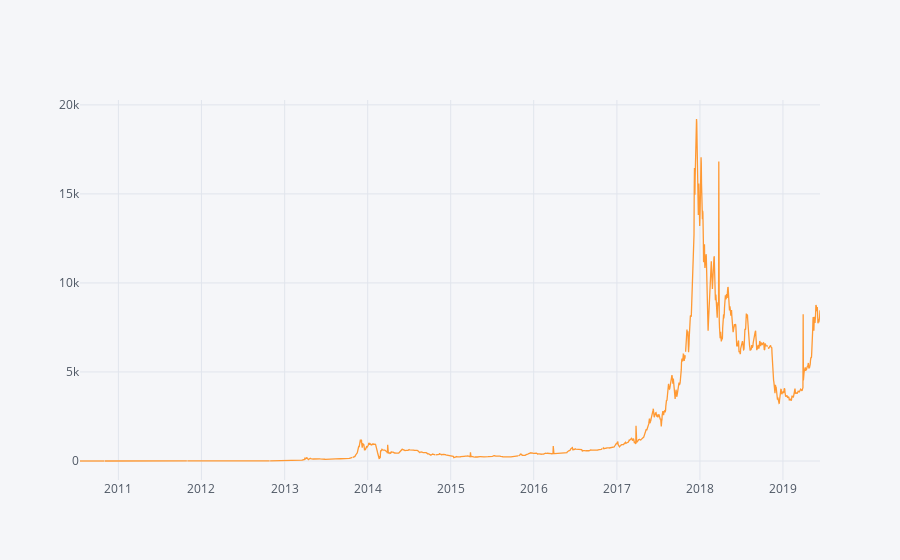
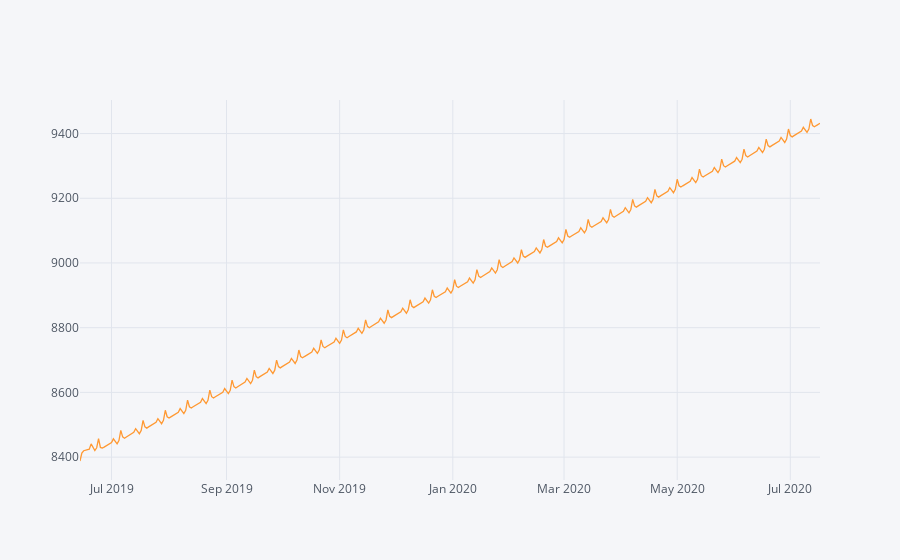

The code cell stored with these charts, in order, in its notebook:
### Markdown cell above
## Producing and visualizing forecasts

### Code cell
import matplotlib.pyplot as plt
%matplotlib inline

pred_uc = results.get_forecast(steps=400)
pred_ci = pred_uc.conf_int()

ax = y['APrice '].iplot()
pred_uc.predicted_mean.iplot()

### Figure 1 — Plotly figure (JSON) as saved in the notebook; plotly's stock layout.template omitted (floating-point values rounded to 4 significant figures; data arrays with more than 128 entries replaced by an {"elided": "..."} marker saying what was removed)
{"data": [{"line": {"color": "rgba(255, 153, 51, 1.0)", "dash": "solid", "shape": "linear", "width": 1.3}, "mode": "lines", "name": "APrice ", "text": "", "type": "scatter", "uid": "00f88731-f7df-4c0e-ba0a-a77dde636ff7", "x": {"elided": "3255 str values"}, "y": {"elided": "3255 mixed values"}}], "layout": {"legend": {"bgcolor": "#F5F6F9", "font": {"color": "#4D5663"}}, "paper_bgcolor": "#F5F6F9", "plot_bgcolor": "#F5F6F9", "title": {"font": {"color": "#4D5663"}}, "xaxis": {"gridcolor": "#E1E5ED", "showgrid": true, "tickfont": {"color": "#4D5663"}, "title": {"font": {"color": "#4D5663"}, "text": ""}, "zerolinecolor": "#E1E5ED"}, "yaxis": {"gridcolor": "#E1E5ED", "showgrid": true, "tickfont": {"color": "#4D5663"}, "title": {"font": {"color": "#4D5663"}, "text": ""}, "zerolinecolor": "#E1E5ED"}}}

### Figure 2 — Plotly figure (JSON) as saved in the notebook; plotly's stock layout.template omitted (floating-point values rounded to 4 significant figures; data arrays with more than 128 entries replaced by an {"elided": "..."} marker saying what was removed)
{"data": [{"line": {"color": "rgba(255, 153, 51, 1.0)", "dash": "solid", "shape": "linear", "width": 1.3}, "mode": "lines", "name": "None", "text": "", "type": "scatter", "uid": "20ce2450-80bb-4567-b7ec-714a7ee042b7", "x": {"elided": "400 str values"}, "y": {"elided": "400 float values"}}], "layout": {"legend": {"bgcolor": "#F5F6F9", "font": {"color": "#4D5663"}}, "paper_bgcolor": "#F5F6F9", "plot_bgcolor": "#F5F6F9", "title": {"font": {"color": "#4D5663"}}, "xaxis": {"gridcolor": "#E1E5ED", "showgrid": true, "tickfont": {"color": "#4D5663"}, "title": {"font": {"color": "#4D5663"}, "text": ""}, "zerolinecolor": "#E1E5ED"}, "yaxis": {"gridcolor": "#E1E5ED", "showgrid": true, "tickfont": {"color": "#4D5663"}, "title": {"font": {"color": "#4D5663"}, "text": ""}, "zerolinecolor": "#E1E5ED"}}}
